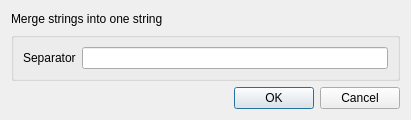
<?xml version="1.0" encoding="UTF-8"?>
<ui version="4.0">
 <class>StringActionDialog</class>
 <widget class="QDialog" name="StringActionDialog">
  <property name="geometry">
   <rect>
    <x>0</x>
    <y>0</y>
    <width>411</width>
    <height>120</height>
   </rect>
  </property>
  <property name="minimumSize">
   <size>
    <width>411</width>
    <height>120</height>
   </size>
  </property>
  <property name="maximumSize">
   <size>
    <width>16777215</width>
    <height>16777215</height>
   </size>
  </property>
  <property name="windowTitle">
   <string>New String Action</string>
  </property>
  <layout class="QVBoxLayout" name="verticalLayout_2">
   <property name="sizeConstraint">
    <enum>QLayout::SetMinimumSize</enum>
   </property>
   <item>
    <layout class="QVBoxLayout" name="verticalLayout">
     <item>
      <widget class="QLabel" name="label">
       <property name="text">
        <string>Merge strings into one string</string>
       </property>
      </widget>
     </item>
     <item>
      <widget class="QGroupBox" name="groupBox_2">
       <property name="enabled">
        <bool>true</bool>
       </property>
       <property name="title">
        <string/>
       </property>
       <layout class="QGridLayout" name="gridLayout_2">
        <item row="0" column="0">
         <widget class="QLabel" name="label_3">
          <property name="text">
           <string>Separator</string>
          </property>
         </widget>
        </item>
        <item row="0" column="1">
         <widget class="QLineEdit" name="separatorEdit"/>
        </item>
       </layout>
      </widget>
     </item>
    </layout>
   </item>
   <item>
    <widget class="QDialogButtonBox" name="buttonBox">
     <property name="orientation">
      <enum>Qt::Horizontal</enum>
     </property>
     <property name="standardButtons">
      <set>QDialogButtonBox::Cancel|QDialogButtonBox::Ok</set>
     </property>
    </widget>
   </item>
  </layout>
 </widget>
 <resources/>
 <connections>
  <connection>
   <sender>buttonBox</sender>
   <signal>accepted()</signal>
   <receiver>StringActionDialog</receiver>
   <slot>accept()</slot>
   <hints>
    <hint type="sourcelabel">
     <x>248</x>
     <y>254</y>
    </hint>
    <hint type="destinationlabel">
     <x>157</x>
     <y>274</y>
    </hint>
   </hints>
  </connection>
  <connection>
   <sender>buttonBox</sender>
   <signal>rejected()</signal>
   <receiver>StringActionDialog</receiver>
   <slot>reject()</slot>
   <hints>
    <hint type="sourcelabel">
     <x>316</x>
     <y>260</y>
    </hint>
    <hint type="destinationlabel">
     <x>286</x>
     <y>274</y>
    </hint>
   </hints>
  </connection>
 </connections>
</ui>
